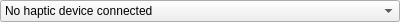
<?xml version="1.0" encoding="UTF-8"?>
<ui version="4.0">
 <class>HapticSelectionComboBox</class>
 <widget class="QWidget" name="HapticSelectionComboBox">
  <property name="geometry">
   <rect>
    <x>0</x>
    <y>0</y>
    <width>400</width>
    <height>20</height>
   </rect>
  </property>
  <property name="windowTitle">
   <string>Form</string>
  </property>
  <layout class="QVBoxLayout" name="verticalLayout_2">
   <property name="spacing">
    <number>0</number>
   </property>
   <property name="leftMargin">
    <number>0</number>
   </property>
   <property name="topMargin">
    <number>0</number>
   </property>
   <property name="rightMargin">
    <number>0</number>
   </property>
   <property name="bottomMargin">
    <number>0</number>
   </property>
   <item>
    <widget class="QComboBox" name="availableInterfaces">
     <item>
      <property name="text">
       <string>No haptic device connected</string>
      </property>
     </item>
    </widget>
   </item>
  </layout>
 </widget>
 <resources/>
 <connections/>
</ui>
